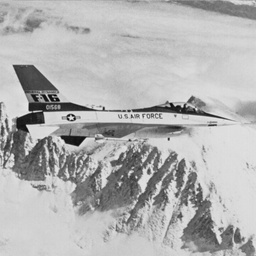
#> input picture Exp5/Input/Normal Images/jetplane.jpg, 256 x 256 px, shrunk from 512 x 512 before the run
$ python Exp_5_21EC39027.py
#> lines starting #> are read from the running program, lines starting #| are printed output that depends on the picture; after the words box and inside, x2 and y2 are one past the last pixel; in counts of white or black regions, pixels touching at a corner belong together
#> the answer given: Input/Normal Images/jetplane.jpg
#> further down, imgarray is the input picture: shape (256, 256); min 4, max 238, mean 178
# %% [markdown]
# ___

# %% [markdown]
# <center><h3>EC69211: Digital Image and Video Processing Lab</h3></center>
# <center><h4>Exp-5: Spatial Domain Filtering</h4></center>
# <center><h5>Unnati Singh | 21EC39027</h5></center>

# %%
import os
import numpy as np
import cv2

import matplotlib.pyplot as plt

from os import listdir
from pathlib import Path

import ipywidgets as widgets
from ipywidgets import Output

import multiprocessing

# %%
def convolve2d(input_image, kernel):
    image_height, image_width = input_image.shape
#> image_height = 256; image_width = 256
    kernel_height, kernel_width = kernel.shape

    pad_height = kernel_height // 2
    pad_width = kernel_width // 2

    padded_image = np.pad(input_image, ((pad_height, pad_height), (pad_width, pad_width)), mode='constant')

    windows = np.lib.stride_tricks.sliding_window_view(padded_image, (kernel_height, kernel_width))

    output_image = np.einsum('ijkl,kl->ij', windows, kernel)

    return output_image

# %%
def array_normalise(array):
    normalized_array = (array - np.min(array)) / (np.max(array) - np.min(array))
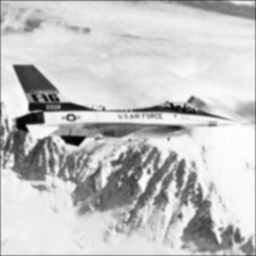
#> normalized_array: shape (256, 256) float64; min 0, max 1, mean 0.772
    return (normalized_array * 255).astype(np.uint8)

# %% [markdown]
# ### Question 1: Spatial filters

# %% [markdown]
# #### Filtering:

# %% [markdown]
# Mean Filter:

# %%
def meanfilter(input_image, kernel_size=5):

    kernel = np.ones((kernel_size, kernel_size)) / (kernel_size * kernel_size)

    filtered_image = convolve2d(input_image, kernel)

    return array_normalise(filtered_image)

# %% [markdown]
# Median Filter:

# %%
def medianfilter(input_image, kernel_size=5):

    height, width = input_image.shape

    filtered_image = np.zeros_like(input_image)

    for y in range(height):
        for x in range(width):
            pixel_values = []

            for ky in range(-kernel_size // 2, (kernel_size + 1) // 2):
                for kx in range(-kernel_size // 2, (kernel_size + 1) // 2):
                    ny = y + ky
                    nx = x + kx

                    if 0 <= ny < height and 0 <= nx < width:
                        pixel_values.append(input_image[ny, nx])

            median_value = np.median(np.array(pixel_values))
            filtered_image[y, x] = median_value

    return array_normalise(filtered_image)

# %% [markdown]
# Prewitt Filter:

# %%
def prewitt(input_image):

    prewitt_x = np.array([[-1, 0, 1],
                          [-1, 0, 1],
                          [-1, 0, 1]])

    prewitt_y = np.array([[-1, -1, -1],
                          [0, 0, 0],
                          [1, 1, 1]])

    gradient_x = convolve2d(input_image, prewitt_x)
    gradient_y = convolve2d(input_image, prewitt_y)

    gradient_magnitude = np.sqrt(gradient_x**2 + gradient_y**2)

    return array_normalise(gradient_magnitude)

# %% [markdown]
# Laplacian Filter:

# %%
def laplacian(input_image):

    laplacian_kernel = np.array([[0, 1, 0],
                                 [1, -4, 1],
                                 [0, 1, 0]])

    laplacian_filtered_image = convolve2d(input_image, laplacian_kernel)

    return array_normalise(laplacian_filtered_image)

# %% [markdown]
# Sobel Filter:

# %%
def sobel(input_image):

    sobel_vertical = np.array([[-1, 0, 1],
                               [-2, 0, 2],
                               [-1, 0, 1]])

    sobel_horizontal = np.array([[-1, -2, -1],
                                 [0, 0, 0],
                                 [1, 2, 1]])

    sobel_diagonal1 = np.array([[2, 1, 0],
                                [1, 0, -1],
                                [0, -1, -2]])

    sobel_diagonal2 = np.array([[0, 1, 2],
                                [-1, 0, 1],
                                [-2, -1, 0]])

    sobel_kernels = {
        'horizontal': sobel_horizontal,
        'vertical': sobel_vertical,
        'diagonal1': sobel_diagonal1,
        'diagonal2': sobel_diagonal2
    }

    sobel_filtered_images = {}

    for mode, sobel_kernel in sobel_kernels.items():
        sobel_filtered_image = convolve2d(input_image, sobel_kernel)
        sobel_filtered_image = array_normalise(sobel_filtered_image)
        sobel_filtered_images[mode] = sobel_filtered_image

    return sobel_filtered_images

# %% [markdown]
# Gaussian Filter:

# %%
def gaussian_blur(input_image, kernel_size=5, sigma=1):

    def create_gaussian_kernel(kernel_size, sigma):
        ax = np.arange(-kernel_size // 2 + 1, kernel_size // 2 + 1)
        ay = np.arange(-kernel_size // 2 + 1, kernel_size // 2 + 1)
        xx, yy = np.meshgrid(ax, ay)

        kernel = np.exp(-(xx**2 + yy**2) / (2 * sigma**2))
        kernel /= np.sum(kernel)
        return kernel

    gaussian_kernel = create_gaussian_kernel(kernel_size, sigma)
    gaussian_blurred_image = convolve2d(input_image, gaussian_kernel)

    return array_normalise(gaussian_blurred_image)

# %% [markdown]
# Laplacian of Gaussian:

# %%
def laplacian_of_gaussian(input_path, gaussian_kernel_size = 5, gaussian_sigma = 1.0):
    smoothed_image = gaussian_blur(input_path, kernel_size=gaussian_kernel_size, sigma=gaussian_sigma)
    return laplacian(smoothed_image)

# %% [markdown]
# #### Stack Filtering:

# %%
def read(path):
    imgdict = {}
    for filename in os.listdir(path):
        if filename.endswith((".png", ".jpg", ".jpeg", ".bmp")):
            imgname = Path(filename).stem

            filepath = os.path.join(path, filename)
            imgarray = np.array(cv2.imread(filepath, cv2.IMREAD_GRAYSCALE))

            imgdict[imgname] = imgarray

    return imgdict

# %%
def filtering(img):
    comp = {}

    comp['original'] = img

    comp['mean'] = meanfilter(img)
    comp['median'] = medianfilter(img)
    comp['prewitt'] = prewitt(img)
    comp['laplacian'] = laplacian(img)
    comp['gaussian blur'] = gaussian_blur(img)
    comp['laplacian of gaussian'] = laplacian_of_gaussian(img)

    sobelfilt = sobel(img)

    comp['sobel_h'] = sobelfilt['horizontal']
    comp['sobel_v'] = sobelfilt['vertical']
    comp['sobel_d1'] = sobelfilt['diagonal1']
    comp['sobel_d2'] = sobelfilt['diagonal2']

    return comp

# %%
def stackfiltering(path):
    images = read(path)

    pool = multiprocessing.Pool()
    outputs = pool.map(filtering, images.values())

    stack = {}

    keys = list(images.keys())

    for i in range(len(keys)):
        stack[keys[i]] = outputs[i]

    return stack

# %% [markdown]
# ### Question 2: Gaussian Unblur

# %%
def gaussian_unblur(image, sigma=1, max_iterations=100, tolerance=1e-3):

    def create_gaussian_kernel(kernel_size, sigma):
        ax = np.arange(-kernel_size // 2 + 1, kernel_size // 2 + 1)
        ay = np.arange(-kernel_size // 2 + 1, kernel_size // 2 + 1)
        xx, yy = np.meshgrid(ax, ay)

        kernel = np.exp(-(xx**2 + yy**2) / (2 * sigma**2))
        kernel /= np.sum(kernel)
        return kernel

    gaussian_kernel = create_gaussian_kernel(kernel_size=5, sigma=sigma)

    I0 = gaussian_blur(image)
    Ik = np.copy(I0)

    for iteration in range(max_iterations):
        Ak = convolve2d(Ik, gaussian_kernel)
        Ak[Ak == 0] = tolerance

        Bk = I0 / Ak
        Ck = convolve2d(Bk, gaussian_kernel)

        Ik_next = array_normalise(Ik * Ck)

        diff = np.mean(np.abs(Ik_next - Ik))

        if diff < tolerance:
            print(f'Converged after {iteration + 1} iterations.')
            break

        Ik = Ik_next
#> this loop made 51 passes
#> diff on passes 1 to 12: 236, 242.9, 242.4, 241.1, 241.6, 243.9, 245.4, 246.9, 248.1, 248.9, 249.4, 249.9
#> pass 1, in convolve2d (call 2), `padded_image = np.pad(input_image, ((pad_height, pad_height), (pad_wid..`:
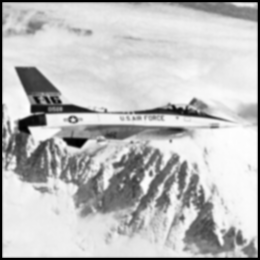
#> padded_image: shape (260, 260); min 0, max 255, mean 190.3
#> pass 1, in convolve2d (call 2), `output_image = np.einsum('ijkl,kl->ij', windows, kernel)`:
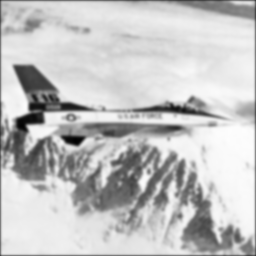
#> output_image: shape (256, 256) float64; min 0.846, max 253.7, mean 195.4
#> pass 1, in convolve2d (call 3), `padded_image = np.pad(input_image, ((pad_height, pad_height), (pad_wid..`:
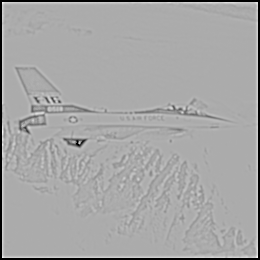
#> padded_image: shape (260, 260) float64; min 0, max 1.49, mean 0.97; drawn with min black and max white
#> after the loop:
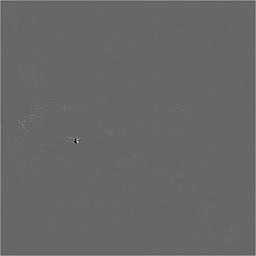
#> Bk: shape (256, 256) float64; min 0, max 8.06, mean 3.29; drawn with min black and max white
#> after the loop:
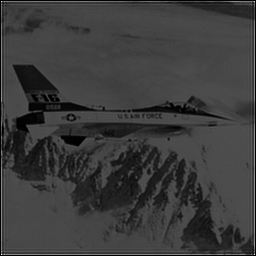
#> Ik: shape (256, 256); min 0, max 255, mean 59.9

    Ik[Ik > 150] = 150
#> Ik: shape (256, 256); 0.01% of pixels changed, all inside (x1, y1, x2, y2) = (1, 1, 255, 255)

    return array_normalise(Ik), I0

# %%
imgarray = np.array(cv2.imread(input("Enter image path: "), cv2.IMREAD_GRAYSCALE))

gauss = gaussian_unblur(imgarray)

plt.figure(figsize=(15, 8))

plt.subplot(1, 3, 1)
plt.title("Original Image")
plt.imshow(imgarray, cmap='gray')
plt.axis('off')

plt.subplot(1, 3, 2)
plt.title("Blurred Image")
plt.imshow(gauss[1], cmap='gray')
plt.axis('off')

plt.subplot(1, 3, 3)
plt.title("Unblurred Image")
plt.imshow(gauss[0], cmap='gray')
plt.axis('off')

plt.show()
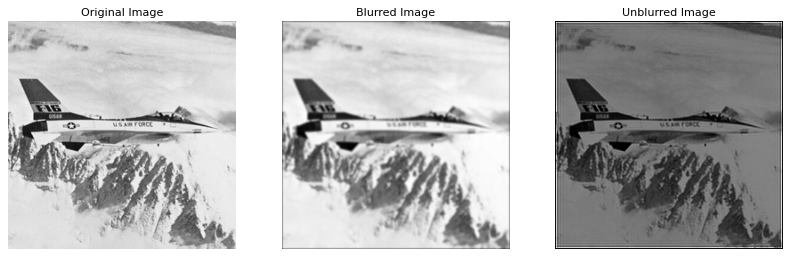
#> figure drawn by matplotlib, 3 panels

# %% [markdown]
# ___________

# %% [markdown]
# #### UI:

# %%
# Process in my mind:
# 1. Input the path of the directory. No input will have the code take in the directory of the code file
# 2. Read the images in the directory. Return a dictionary:
#    dict =   {[image name 1]: [image array 1],
#              [image name 2]: [image array 2],
#              ...
#             }
# 3. Perform all the computations on the images and save the results as a dictionary
# 4. Dictionary format:
#    dict = {[image name 1]: {[filter 1]: [output array 1],
#                             [filter 2]: [output array 2],
#                             ...                          },
#            [image name 2]: {[filter 1]: [output array 1],
#                             [filter 2]: [output array 2],
#                             ...                          }
# 5. Have a drop down menu of all the images found in the folder
# 6. Have a drop down menu of all the filters
# 7. Display the original image and output of the selected filter on the selected image (3 different outputs in case of the sobel filter)
# 8. Have a save button to save the output.
# 9. Output image will be saved in the folder called "output" in the input directory.
# 10. Output image name: "[input image]_[filter].[extension]"
# 11. Clear the displayed image when the user selects a new option and then display the new image.

# %%
filtermap = {'Mean': 'mean',
             'Median': 'median',
             'Prewitt': 'prewitt',
             'Laplacian': 'laplacian',
             'Sobel (Horizontal)': 'sobel_h',
             'Sobel (Vertical)': 'sobel_v',
             'Sobel (Diagonal 1)': 'sobel_d1',
             'Sobel (Diagonal 2)': 'sobel_d2',
             'Gaussian Blur': 'gaussian blur',
             'Laplacian of Gaussian': 'laplacian of gaussian'}

foldername = input('Enter the path of the folder from which images are to be processed: ')
#> the answer given: Input/Normal Images
imagestack = read(foldername)
#> imagestack = 2 items

image_dropdown = widgets.Dropdown(
    options=list(imagestack.keys()),
    value=list(imagestack.keys())[0],
    description='Select image:',
)

filter_dropdown = widgets.Dropdown(
    options=list(filtermap.keys()),
    value='Mean',
    description='Select the filter:',
)

folder = widgets.Text(
    value=foldername,
    description='Folder path: ',
)

output_folder = widgets.Text(
    value='Output',
    description='Output folder:'
)

save_button = widgets.Button(
    description='Save Filtered Image',
    button_style='success'
)

output_widget = Output()

display(folder, image_dropdown, filter_dropdown, output_folder, output_widget)

out = stackfiltering(foldername)
#> in stackfiltering, `keys = list(images.keys())`: keys = ['jetplane', 'pirate']
#> the loop in stackfiltering, `for i in range(len(keys)):` made 2 passes
#> after the loop in stackfiltering, `for i in range(len(keys)):`: stack = 2 items
#> out = 2 items

def update(change=None):
    global first_try, foldername, out, imagestack
    f = folder.value
    image = image_dropdown.value
#> image = 'jetplane'
    filt = filter_dropdown.value

    if change and change['name'] == 'value' and (f != foldername):
        imagestack = read(f)
        image_dropdown.options = list(imagestack.keys())
        image_dropdown.value = list(imagestack.keys())[0]

        out = stackfiltering(f)

        foldername = f

    with output_widget:
        output_widget.clear_output(wait=True)

        if image in out and filtermap[filt] in out[image]:
            out_array = out[image][filtermap[filt]]
            in_array = out[image]['original']

            plt.figure(figsize=(15, 8))
            plt.subplot(1, 2, 1)
            plt.title("Original Image")
            plt.imshow(in_array, cmap='gray')
            plt.axis('off')
            plt.subplot(1, 2, 2)
            plt.title(f"Filtered Image (Filter: {filt})")
            plt.imshow(out_array, cmap='gray')
            plt.axis('off')
            plt.show()

            display(save_button)
        else:
            print("Error: The selected image or filter is not available.")

def save_filtered_image(b):
    image = image_dropdown.value
    filt = filter_dropdown.value
    out_array = out[image][filtermap[filt]]

    output_path = output_folder.value
    if not os.path.exists(output_path):
        os.makedirs(output_path)

    filename = f"{image}_{filt}.jpg"
    save_path = os.path.join(output_path, filename)

    plt.imsave(save_path, out_array, cmap='gray')
    with output_widget:
        print(f"Filtered image saved as: {save_path}")

folder.observe(update, names='value')
image_dropdown.observe(update, names='value')
filter_dropdown.observe(update, names='value')
save_button.on_click(save_filtered_image)

update()
